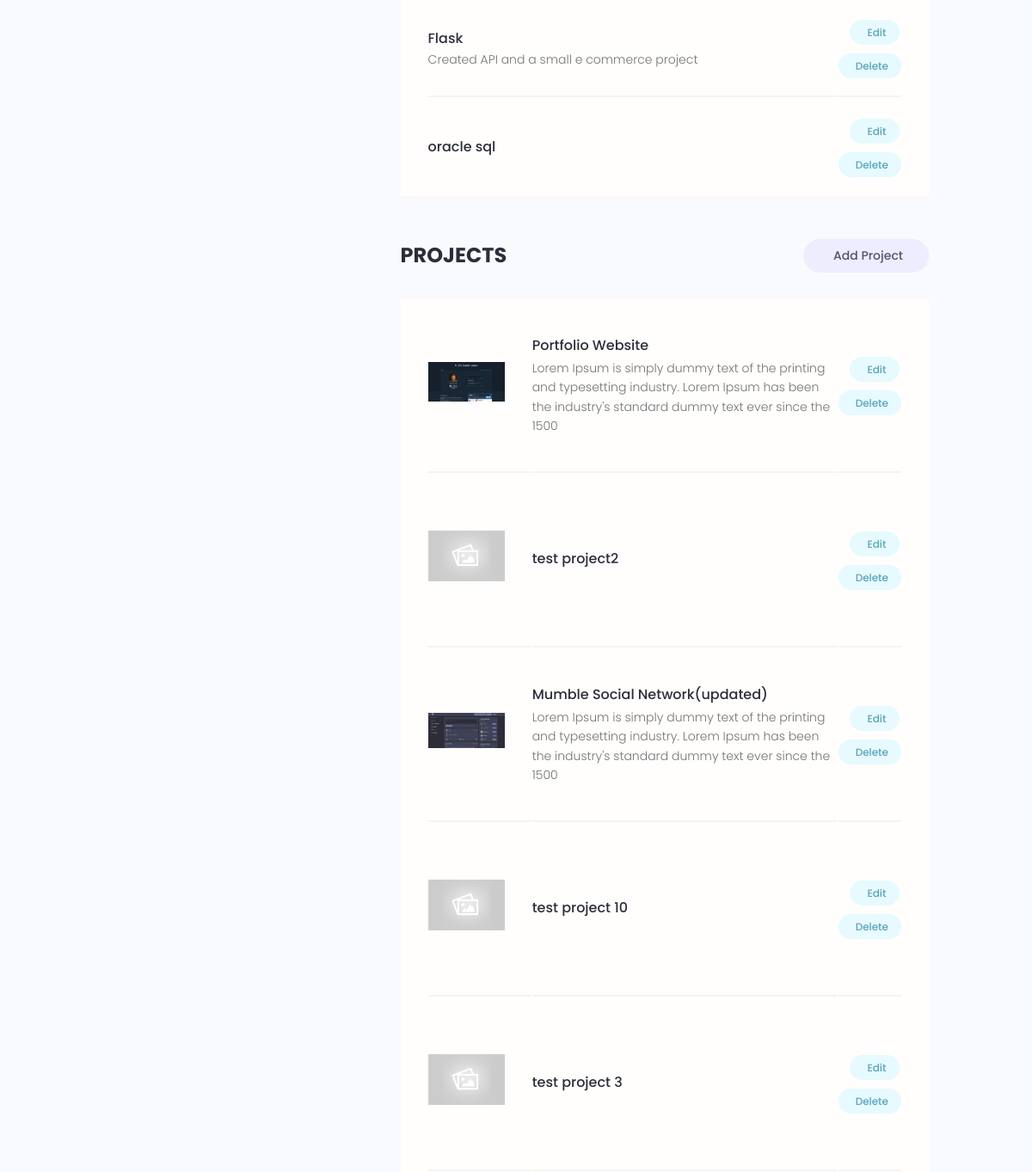
Before: /account/ (signed in, middle part) with the older database file.
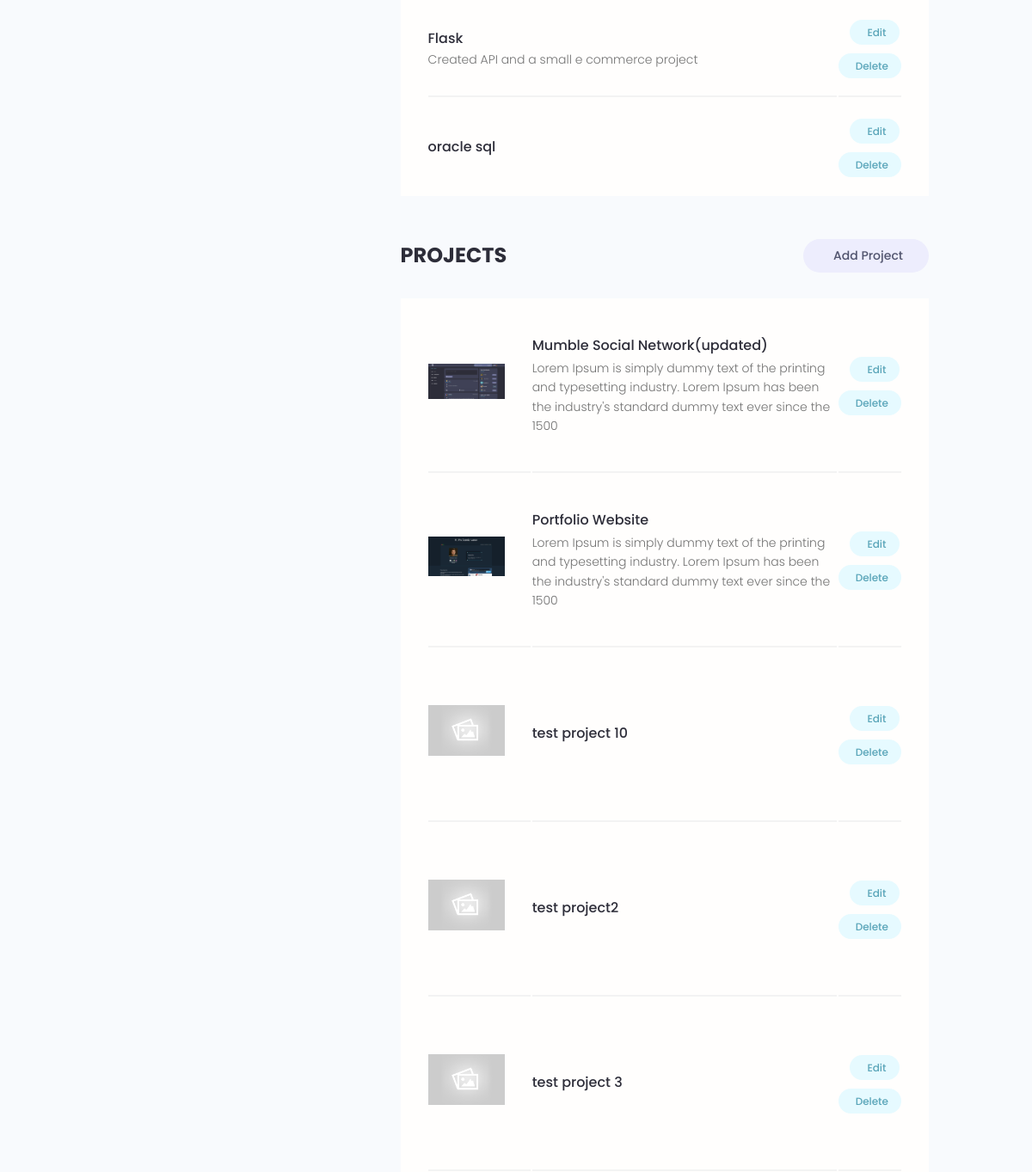
After: the same page with the newer database file.
### users/models.py (models this page shows, shortened)
class Skill(models.Model) :
    owner = models.ForeignKey(Profile,on_delete=models.CASCADE, null= True,blank=True)
    name=models.CharField(max_length=300,null=True,blank=True)
    description=models.TextField(null=True,blank=True)
    created=models.DateTimeField(auto_now_add=True)
    id=models.UUIDField(default=uuid.uuid4,unique=True,primary_key=True,editable=False)

### projects/models.py (models this page shows, shortened)
class Project(models.Model) :
    owner=models.ForeignKey(Profile, null=True,blank=True, on_delete=models.CASCADE)
    title= models.CharField(max_length=200)
    description=models.TextField(null=True, blank=True)
    featured_image=models.ImageField(null=True, blank=True,default="default.jpg")
    demo_link = models.CharField(max_length=2000, null=True,blank=True)
    source_link = models.CharField(max_length=2000,null=True,blank=True)
    tags=models.ManyToManyField('Tag', blank=True)
    vote_total=models.IntegerField(default=0,null=True,blank=True)
    vote_ratio=models.IntegerField(default=0,null=True,blank=True)
    created=models.DateTimeField(auto_now_add=True)
    id=models.UUIDField(default=uuid.uuid4,unique=True, primary_key=True,editable=False)
    class Meta :
        ordering = ['-vote_ratio','-vote_total','title'] # will give oldest first
    @property
    def imageURL(self) :
        try :
            url = self.featured_image.url
        except :
            url=''
        return url

### users/views.py (the view)
# urls.py: path('account/', views.userAccount,name="account"),
@login_required(login_url='login')
def userAccount(request) :
    profile=request.user.profile
    skills = profile.skill_set.all()
    projects = profile.project_set.all()
    context={'profile':profile,'skills':skills,'projects':projects}
    return render(request,'users/account.html', context)

### users/models.py (called while the page is built)
    @property
    def imageURL(self) :
        try :
            url = self.profile_image.url
        except :
            url=''
        return url

### users/templates/users/account.html (shortened to what this page needs)
{% extends  'main.html' %}
{% block content %}
  <main class="settingsPage profile my-md">
    <div class="container">
      <div class="layout">
        <div class="column column--1of3">
        </div>
        <div class="column column--2of3">
          <table class="settings__table">
            {% for skill in skills %}
            <tr>
              <td class="settings__tableInfo">
                <h4>{{skill.name}}</h4>
                <p>
                  {{skill.description}}
                </p>
              </td>
              <td class="settings__tableActions">
                <a class="tag tag--pill tag--main settings__btn" href="{% url 'update-skill' skill.id %}"> Edit</a>
                <a class="tag tag--pill tag--main settings__btn" href="{% url 'delete-skill' skill.id %}?next=/account/">
                  Delete</a>
              </td>
            </tr>
            {% endfor %}
          </table>
          <div class="settings">
            <h3 class="settings__title">Projects</h3>
            <a class="tag tag--pill tag--sub settings__btn tag--lg" href="{% url 'create-project' %}"> Add Project</a>
          </div>
          <table class="settings__table">
            {% for project in projects %}
            <tr>
              <td class="settings__thumbnail">
                <a href="{% url 'project' project.id %}"><img  src="{{project.imageURL}}" alt="Project Thumbnail" /></a>
              </td>
              <td class="settings__tableInfo">
                <a href="{% url 'project' project.id %}">{{project.title}}</a>
                <p>{{project.description|slice:"150"}}
                </p>
              </td>
              <td class="settings__tableActions">
                <a class="tag tag--pill tag--main settings__btn" href="{% url 'update-project' project.id %}"> Edit</a>
                <a class="tag tag--pill tag--main settings__btn" href="{% url 'delete-project' project.id %}?next=/account/">
                  Delete</a>
              </td>
            </tr>
            {% endfor %}
          </table>
        </div>
      </div>
    </div>
  </main>
  {% endblock %}

Changed rows visible on the page:
changed Project "Mumble Social Network(updated)": moves up the list
changed Project "test project 10": moves up the list
